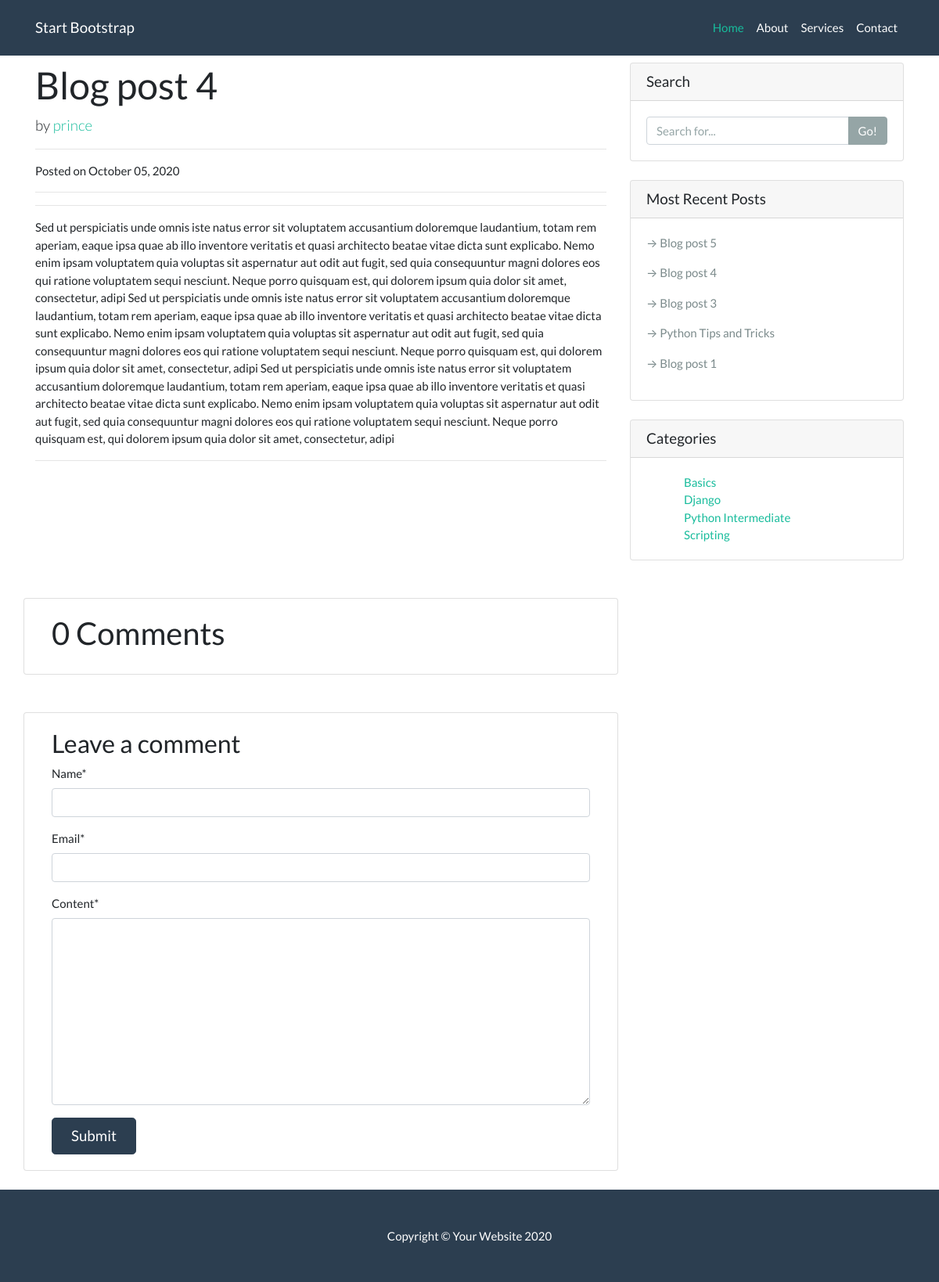
The page /blog-post-4/ on the database its author committed.
### blog/models.py (models this page shows, shortened)
class Post(models.Model):
    title = models.CharField(max_length=200)
    author = models.ForeignKey(Author, on_delete=models.CASCADE)
    image = models.ImageField(upload_to='post_images', blank=True)
    slug = models.SlugField(unique=True)
    overview = models.TextField()
    content = models.TextField()
    pub_date = models.DateTimeField(auto_now_add=True)
    categories = models.ManyToManyField(Category, related_name='posts')
    featured = models.BooleanField(default=False)
    class Meta:
        ordering = ['-pub_date']

class Author(models.Model):
    user = models.OneToOneField(User, on_delete=models.CASCADE)
    def __str__(self):
        return f"{self.user.username}"

class Category(models.Model):
    tag = models.CharField(max_length=50)
    def __str__(self):
        return f'{self.tag}'

### blog/views.py (the view)
# urls.py: path("<slug:slug>/", views.detail, name="detail"),
def detail(request, slug):
    post = get_object_or_404(Post, slug=slug)
    comments = post.comments.filter(active=True) # all active comments associated with this post
    new_comment = None
    if request.method == 'POST':
        comment_form = CommentForm(request.POST)  # pass in the data received to the CommentForm
        if comment_form.is_valid():
            new_comment = comment_form.save(commit=False)
            new_comment.post = post
            new_comment.save()
    else:
        comment_form = CommentForm()
    context = {
        'post': post,
        'categories': categories,
        'comment_form': comment_form,
        'new_comment': new_comment,
        'recent_posts': recent_posts,
        'comments': comments,
    }
    return render(request, 'blog/detail.html', context)

### blog/forms.py
class CommentForm(forms.ModelForm):
    class Meta:
        model = Comment
        fields = ('name', 'email', 'content')

### blog/templates/blog/detail.html (shortened to what this page needs)
{% extends "blog/base.html" %}
{% load crispy_forms_tags %}
{% block content %}
<div class="container">
    <div class="row">
      <div class="col-lg-8">
        <h1 class="mt-4">{{ post.title }}</h1>
        <p class="lead">
          by
          <a href="#">{{ post.author }}</a>
        </p>
        <hr>
        <p>Posted on {{ post.pub_date | date:"F d, Y" }}</p>
        <hr>
        <hr>
        {{ post.content | safe}}
        <hr>
      </div>
      {% include "blog/sidebar.html" %}
        <div class="col-md-8 card my-4">
          <div class="card-body">
            <h2>{{ comments.count }} Comments</h2>
          </div>
        </div>
        <div class="col-md-8 card my-4">
          <div class="card-body">
            {% if new_comment %}
              <div class="alert alert-success">
                Your comment is awaiting moderation
              </div>
            {% else %}
              <h3>Leave a comment </h3>
              <form method="post" class="form">
                {{ comment_form | crispy }}
                <button type="submit" class="btn btn-primary btn-lg px-4">Submit</button>
              </form>
            {%  endif %}
          </div>
        </div>
    </div>
</div>
{% endblock content%}

### blog/templates/blog/sidebar.html
<div class="col-md-4">
        <div class="card my-4">
          <h5 class="card-header">Search</h5>
          <div class="card-body">
            <div class="input-group">
              <input type="text" class="form-control" placeholder="Search for...">
              <span class="input-group-append">
                <button class="btn btn-secondary" type="button">Go!</button>
              </span>
            </div>
          </div>
        </div>
        <div class="card my-4">
          <h5 class="card-header">Most Recent Posts</h5>
          <div class="card-body">
            {% for recent in recent_posts %}
            <p ><a class="text-dark" href="{% url 'blog:detail' recent.slug %}">&rarr; {{ recent.title }}</a></p>
            {% endfor %}
          </div>
        </div>
        <div class="card my-4">
          <h5 class="card-header">Categories</h5>
          <div class="card-body">
            <div class="row">
              <div class="container ml-5">
                <ul class="list-unstyled mb-0">
                  {% for cat in categories %}
                  <li>
                    <a href="{% url 'blog:category' cat.tag %}">{{ cat }}</a>
                  </li>
                  {% endfor %}
                </ul>
              </div>
            </div>
          </div>
        </div>
</div>

### blog/templates/blog/base.html (style rules this page uses)
body { padding-top: 56px; }

### rows shown on the page
Post: title "Blog post 4", author "prince", pub_date "October 05, 2020", content "Sed ut perspiciatis unde omnis iste natus error sit voluptatem accusantium doloremque laudantium, totam rem aperiam, eaque ipsa quae ab illo inventore veritatis et quasi architecto beatae vitae dicta sunt explicabo. Nemo enim ipsam voluptatem quia voluptas sit aspernatur aut odit aut fugit, sed quia consequuntur magni dolores eos qui ratione voluptatem sequi nesciunt. Neque porro quisquam est, qui dolorem ipsum quia dolor sit amet, consectetur, adipi Sed ut perspiciatis unde omnis iste natus error sit voluptatem accusantium doloremque laudantium, totam rem aperiam, eaque ipsa quae ab illo inventore veritatis et quasi architecto beatae vitae dicta sunt explicabo. Nemo enim ipsam voluptatem…"
Post: title "Blog post 5"
Post: title "Blog post 3"
Post: title "Python Tips and Tricks"
Post: title "Blog post 1"
Category: tag "Basics"
Category: tag "Django"
Category: tag "Python Intermediate"
Category: tag "Scripting"

### other values the page prints
{{ comments.count }} "0"
